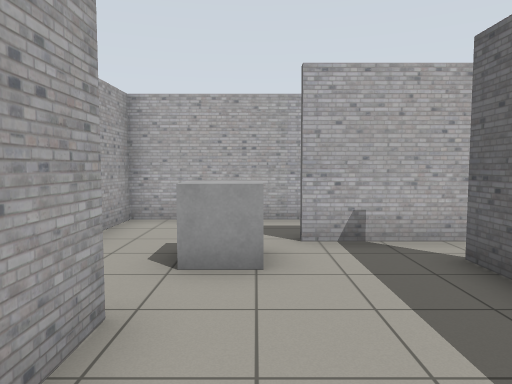
View 1 (above)

19 first-person views from a walk through a Gazebo world. The camera is 1.2 m above the floor, tilts 4° down and sees 70° across. The floor is counted in squares, 1 m on a side. Each view is taken from the middle of a square. On the plan, view 1 faces up. The plan holds only what a view shows up to about 14 squares ahead; the rest is blank.

View 2
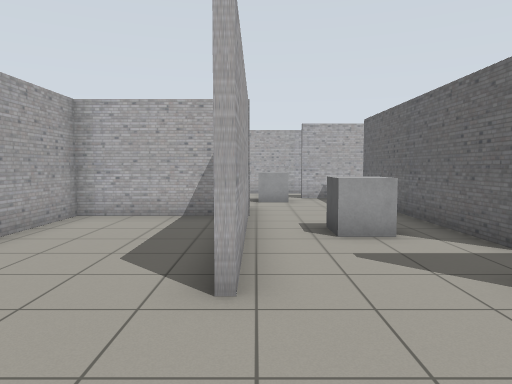

View 3
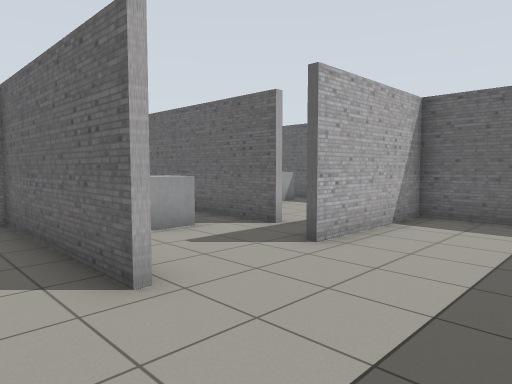

View 4
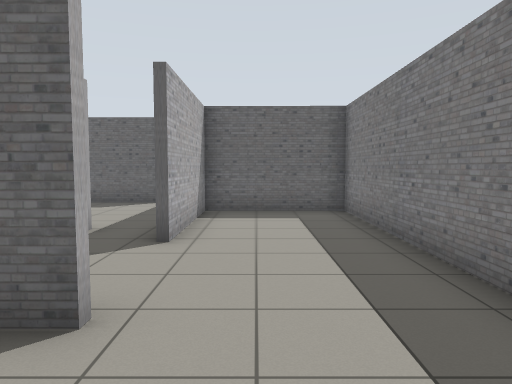

View 5
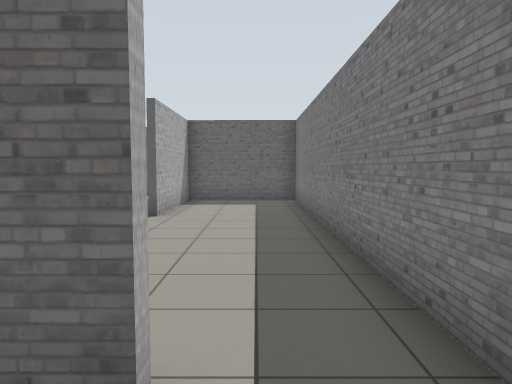

View 6
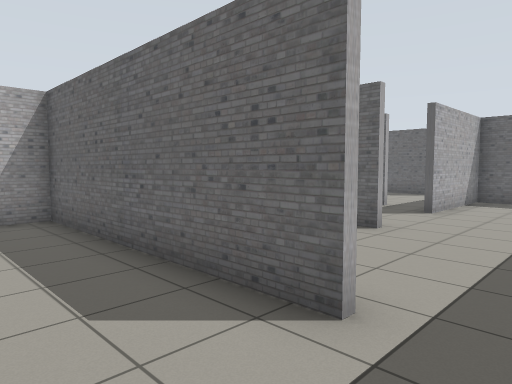

View 7
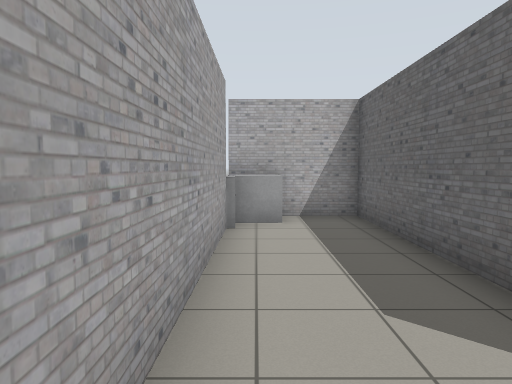

View 8
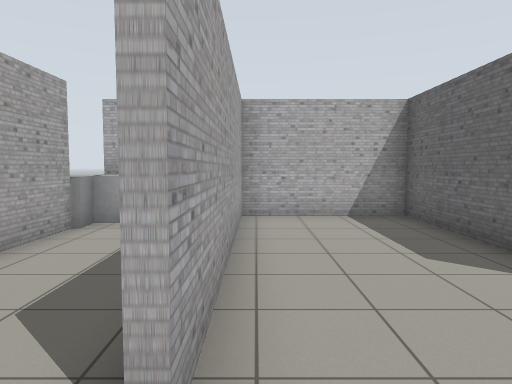

View 9
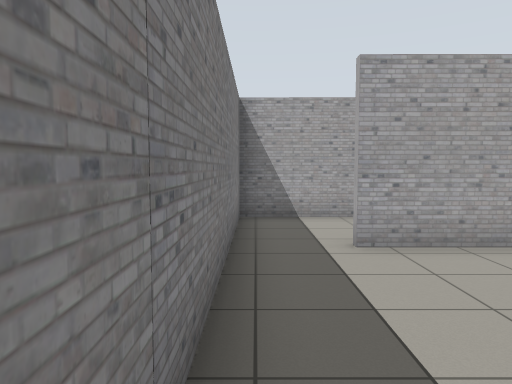

View 10
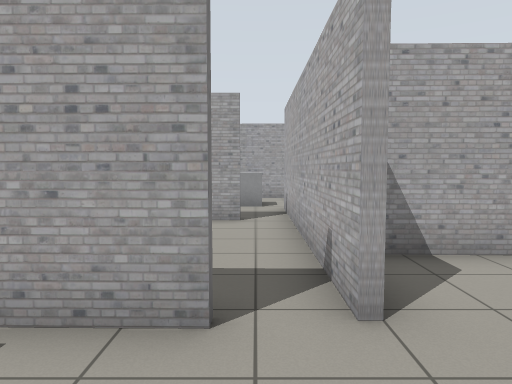

View 11
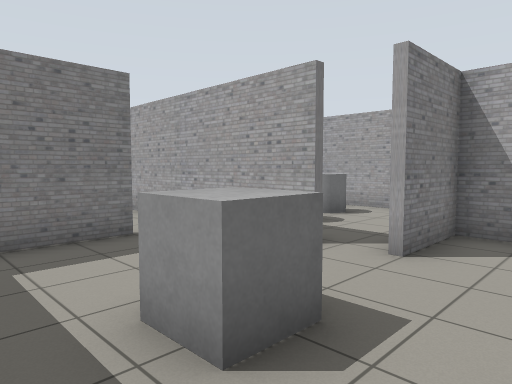

View 12
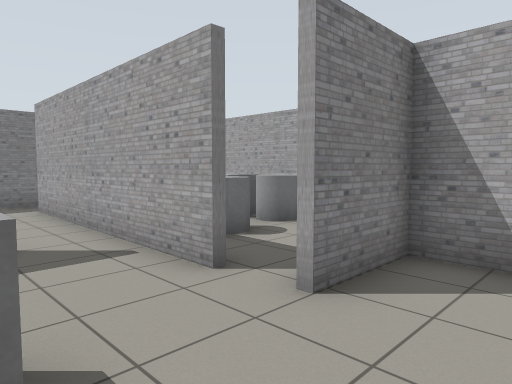

View 13
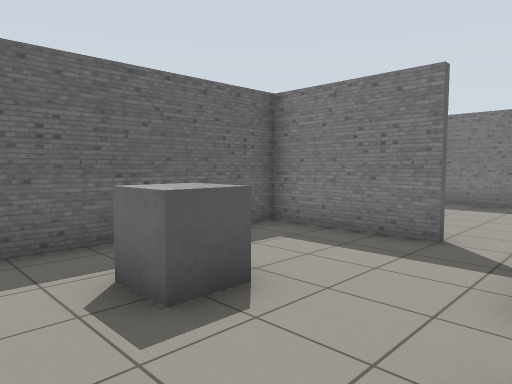

View 14
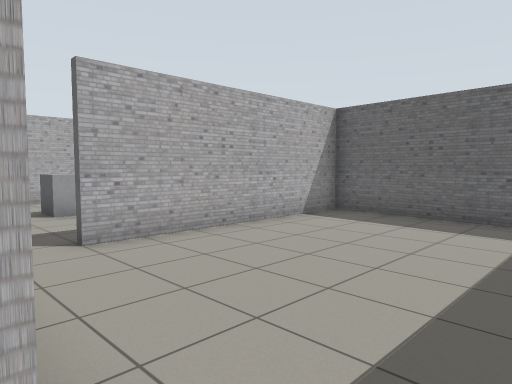

View 15
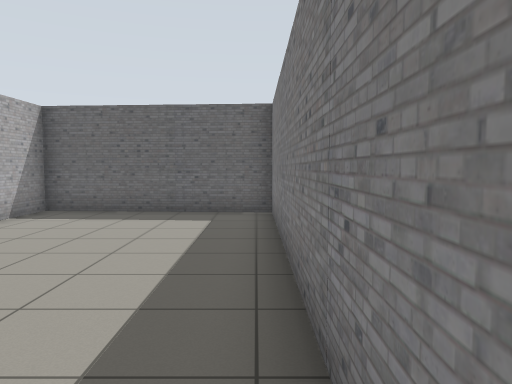

View 16
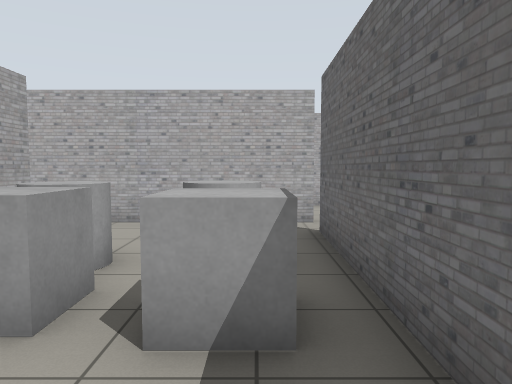

View 17
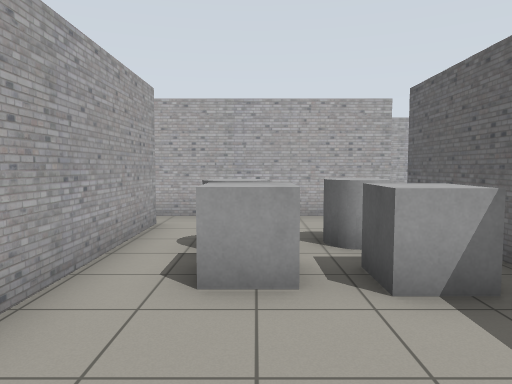

View 18
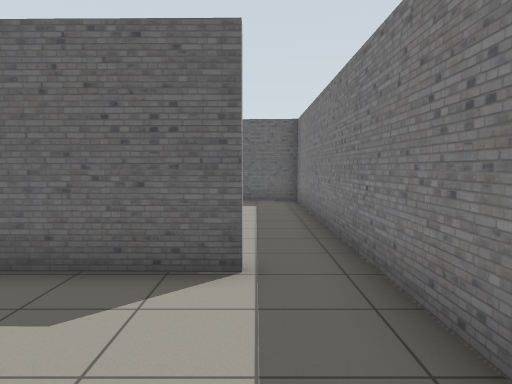

View 19
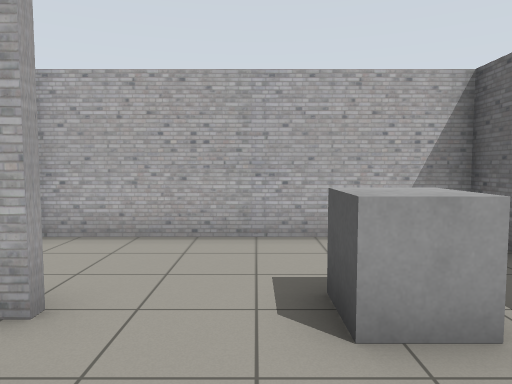

### Floor plan
Points are (right, up) in squares from view 1. A wall is a line through its corners. A room is listed if a view was taken in it or the views show most of it. See-through windows are left out.
Room 1 (views 1, 2, 3, 4, 8, 9)
walls: (-1.4, -4.7) (-1.4, 0.8) (-5.3, 0.8) (-5.4, -6.5); (2.7, -2.9) (2.7, 4.7); (-1.2, 2.9) (-1.2, -4.7); (-5.6, -8.4) (5.8, -8.4) (5.9, -4.6) (1.6, -4.6); (-2.9, 5.6) (-2.9, 4.4); (2.6, 5.8) (0.6, 5.8)
ways out: opening at (-6, -7.5) to room 2; opening at (3, 5) to room 4; gap at (3, -3) to room 4; opening at (-1.5, 6); gap at (1, 6)
objects: grey box (-1, 4) to (0, 5); grey box (1, -2) to (1, -1)
Room 2 (views 5, 6, 7)
walls: (-5.6, -6.6) (-5.5, 0.8) (-8.5, 0.8); (-8.6, -0.9) (-8.6, -8.4) (-5.6, -8.4)
ways out: opening at (-6, -7.5) to room 1
objects: grey box (-8, 0)
Room 3 (views 10, 11, 12, 13, 19)
walls: (8.4, 4.8) (8.4, 1.6); (9.9, 1.9) (13.5, 1.9) (13.6, 9.2) (6.2, 9.2); (6.1, 8.6) (6.1, 6) (8.2, 6)
ways out: opening at (8, 5) to room 4; opening at (9, 2) to room 5
objects: grey box (11, 6)
Room 4 (views 14, 15, 16, 17, 18)
walls: (8.1, -2.9) (8.2, 4.8); (2.9, 4.7) (2.9, -1.6); (8.2, 5.8) (2.6, 5.8); (5.9, -4.4) (8.6, -4.4)
ways out: opening at (3, 5) to room 1; gap at (3, -3) to room 1; opening at (8, 5) to room 3; opening at (8, -3.5) to room 5
objects: grey cylinder (4, 2) to (5, 3); grey box (5, 1); grey cylinder (6, 2) to (7, 3); grey box (7, 1)
Room 5 (no view inside)
walls: (8.4, 1.6) (8.3, -2.9); (8.6, -4.4) (16.5, -4.4) (16.9, 1.7) (9.9, 1.7)
ways out: opening at (9, 2) to room 3; opening at (8, -3.5) to room 4

Where each view was taken, in squares from view 1:
view 1: 0 up, 0 right, facing up
view 2: 8 down, 1 left, facing up
view 3: 8 down, 3 left, facing up-right
view 4: 6 down, 4 left, facing right
view 5: 7 down, 7 left, facing right
view 6: 8 down, 8 left, facing up-right
view 7: 8 down, 8 left, facing up
view 8: 8 down, 5 left, facing up
view 9: 8 down, 0 right, facing left
view 10: 5 up, 11 right, facing left
view 11: 8 up, 13 right, facing down-left
view 12: 8 up, 11 right, facing down-left
view 13: 8 up, 8 right, facing down-right
view 14: 4 down, 8 right, facing up-right
view 15: 4 down, 7 right, facing right
view 16: 2 down, 7 right, facing up
view 17: 3 down, 5 right, facing up
view 18: 3 down, 4 right, facing right
view 19: 3 up, 10 right, facing up
